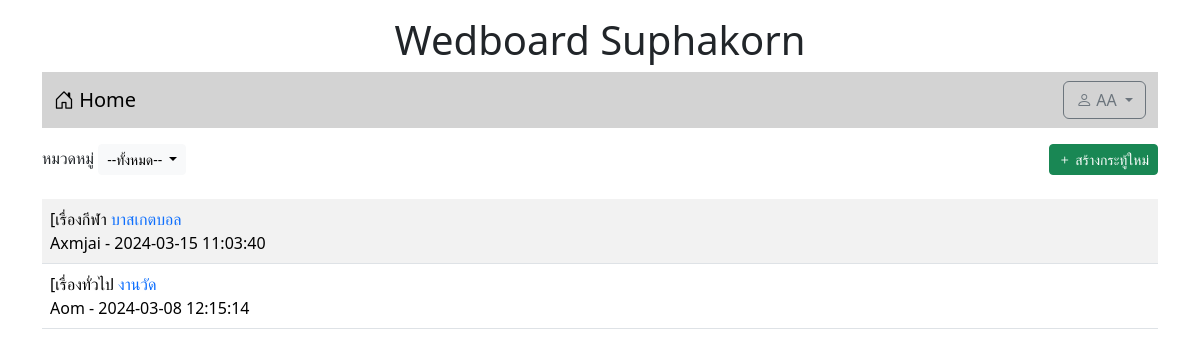
The page /index.php (signed in) on the database its author committed.
### tables this page shows
CREATE TABLE `post` (
  `id` int(11) NOT NULL,
  `title` varchar(128) NOT NULL,
  `content` varchar(2048) NOT NULL,
  `post_date` datetime NOT NULL,
  `cat_id` int(11) NOT NULL,
  `user_id` int(11) NOT NULL
);

CREATE TABLE `category` (
  `id` int(11) NOT NULL,
  `name` varchar(32) NOT NULL
);

CREATE TABLE `user` (
  `id` int(11) NOT NULL,
  `login` varchar(32) NOT NULL,
  `password` varchar(64) NOT NULL,
  `name` varchar(64) NOT NULL,
  `gender` char(1) NOT NULL,
  `email` varchar(32) NOT NULL,
  `role` char(1) NOT NULL
);

### index.php (the view, shortened to what this page needs)
<!DOCTYPE html>
<html lang="en">
<head>
    <link rel="stylesheet" href="bootstrap-5.3.2-dist/css/bootstrap.min.css">
    <link rel="stylesheet" href="https://cdn.jsdelivr.net/npm/bootstrap-icons@1.11.3/font/bootstrap-icons.min.css">
</head>
<body>
    <div class="container">
    <h1 style="text-align: center;" class="mt-3">Wedboard Suphakorn</h1>
    <?php include "nav.php" ?>
<div class="mt-3 d-flex justify-content-between">
    <div>
        <label> หมวดหมู่ </label>
            <span class="dropdown" >
  <button class="btn btn-light btn-sm dropdown-toggle" type="button" data-bs-toggle="dropdown" aria-expanded="false">
    --ทั้งหมด--
  </button>
</span>
    </div>
            <?php if(isset($_SESSION['id'])){ ?>
                <div><a href="newpost.php" class="btn btn-success btn-sm">
                    <i class="bi bi-plus"></i> สร้างกระทู้ใหม่</a></div>
                <?php } ?>
                </div>
        <table class="table table-striped mt-4">
           <?php
             $conn = new PDO("mysql:host=localhost;dbname=webboard;charset=utf8", "root", "");
            $sql = "SELECT t3.name,t1.title,t1.id,t2.login,t1.post_date FROM post as t1
            INNER JOIN user as t2 ON (t1.user_id=t2.id)
            INNER JOIN category as t3 ON (t1.cat_id=t3.id) ORDER BY t1.post_date desC";
            $result = $conn->query($sql);
            while($row = $result->fetch()){
            echo "<tr><td class='d-flex justify-content-between'>
           <div>[$row[0] <a href= post.php?id=$row[2]
            style=text-decoration:none>$row[1]</a><br>$row[3] - $row[4]</div>";
        }
            ?>
        </table>
            </div>
</body>
</html>

### rows shown on the page
post: category.name "เรื่องกีฬา", title "บาสเกตบอล", user.login "Axmjai", post_date "2024-03-15 11:03:40"
post: category.name "เรื่องทั่วไป", title "งานวัด", user.login "Aom", post_date "2024-03-08 12:15:14"

### other values the page prints
$_SESSION[username] "AA"
